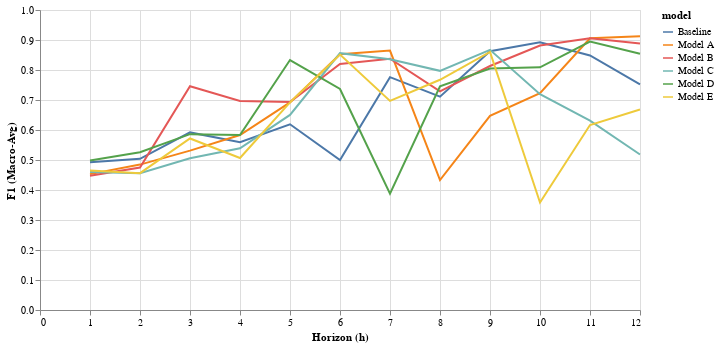

The code cell stored with this chart in its notebook:
### Code cell
# Plot f1
clf_f1_plot = (
    alt.Chart(clf_results_df)
    .mark_line()
    .encode(
        x=alt.X("horizon:Q", title="Horizon (h)", scale=alt.Scale(domain=[0, 12])),
        y=alt.Y("f1-macro:Q", title="F1 (Macro-Avg)"),
        color="model",
    )
    .properties(width=600)
)

clf_f1_plot

### Figure 1 — Vega-Lite specification as saved in the notebook (floating-point values rounded to 4 significant figures)
{"config": {"view": {"continuousWidth": 400, "continuousHeight": 300}}, "data": {"name": "data-178fcd1d249b79d38a4f5a1387b2bf1f"}, "mark": "line", "encoding": {"color": {"field": "model", "type": "nominal"}, "x": {"field": "horizon", "scale": {"domain": [0, 12]}, "title": "Horizon (h)", "type": "quantitative"}, "y": {"field": "f1-macro", "title": "F1 (Macro-Avg)", "type": "quantitative"}}, "width": 600, "$schema": "https://vega.github.io/schema/vega-lite/v4.17.0.json", "datasets": {"data-178fcd1d249b79d38a4f5a1387b2bf1f": [{"model": "Baseline", "horizon": 1, "accuracy": 0.4922, "f1-macro": 0.4922}, {"model": "Model A", "horizon": 1, "accuracy": 0.4724, "f1-macro": 0.4529}, {"model": "Model B", "horizon": 1, "accuracy": 0.5, "f1-macro": 0.4473}, {"model": "Model C", "horizon": 1, "accuracy": 0.48, "f1-macro": 0.4601}, {"model": "Model D", "horizon": 1, "accuracy": 0.5152, "f1-macro": 0.4986}, {"model": "Model E", "horizon": 1, "accuracy": 0.4884, "f1-macro": 0.4649}, {"model": "Baseline", "horizon": 2, "accuracy": 0.5039, "f1-macro": 0.5039}, {"model": "Model A", "horizon": 2, "accuracy": 0.5159, "f1-macro": 0.4847}, {"model": "Model B", "horizon": 2, "accuracy": 0.5149, "f1-macro": 0.4749}, {"model": "Model C", "horizon": 2, "accuracy": 0.4922, "f1-macro": 0.456}, {"model": "Model D", "horizon": 2, "accuracy": 0.5414, "f1-macro": 0.5259}, {"model": "Model E", "horizon": 2, "accuracy": 0.4922, "f1-macro": 0.456}, {"model": "Baseline", "horizon": 3, "accuracy": 0.592, "f1-macro": 0.592}, {"model": "Model A", "horizon": 3, "accuracy": 0.568, "f1-macro": 0.5312}, {"model": "Model B", "horizon": 3, "accuracy": 0.763, "f1-macro": 0.7459}, {"model": "Model C", "horizon": 3, "accuracy": 0.5433, "f1-macro": 0.5058}, {"model": "Model D", "horizon": 3, "accuracy": 0.6489, "f1-macro": 0.5861}, {"model": "Model E", "horizon": 3, "accuracy": 0.6231, "f1-macro": 0.5718}, {"model": "Baseline", "horizon": 4, "accuracy": 0.5591, "f1-macro": 0.5591}, {"model": "Model A", "horizon": 4, "accuracy": 0.6154, "f1-macro": 0.5834}, {"model": "Model B", "horizon": 4, "accuracy": 0.7099, "f1-macro": 0.6971}, {"model": "Model C", "horizon": 4, "accuracy": 0.5635, "f1-macro": 0.5391}, {"model": "Model D", "horizon": 4, "accuracy": 0.6154, "f1-macro": 0.5834}, {"model": "Model E", "horizon": 4, "accuracy": 0.528, "f1-macro": 0.5067}, {"model": "Baseline", "horizon": 5, "accuracy": 0.619, "f1-macro": 0.619}, {"model": "Model A", "horizon": 5, "accuracy": 0.7252, "f1-macro": 0.692}, {"model": "Model B", "horizon": 5, "accuracy": 0.7154, "f1-macro": 0.6931}, {"model": "Model C", "horizon": 5, "accuracy": 0.6667, "f1-macro": 0.6502}, {"model": "Model D", "horizon": 5, "accuracy": 0.8433, "f1-macro": 0.8332}, {"model": "Model E", "horizon": 5, "accuracy": 0.7252, "f1-macro": 0.692}, {"model": "Baseline", "horizon": 6, "accuracy": 0.5, "f1-macro": 0.5}, {"model": "Model A", "horizon": 6, "accuracy": 0.8571, "f1-macro": 0.8523}, {"model": "Model B", "horizon": 6, "accuracy": 0.8258, "f1-macro": 0.8203}, {"model": "Model C", "horizon": 6, "accuracy": 0.8636, "f1-macro": 0.8562}, {"model": "Model D", "horizon": 6, "accuracy": 0.7556, "f1-macro": 0.7368}, {"model": "Model E", "horizon": 6, "accuracy": 0.8571, "f1-macro": 0.8515}, {"model": "Baseline", "horizon": 7, "accuracy": 0.7761, "f1-macro": 0.7761}, {"model": "Model A", "horizon": 7, "accuracy": 0.8712, "f1-macro": 0.8647}, {"model": "Model B", "horizon": 7, "accuracy": 0.8421, "f1-macro": 0.8377}, {"model": "Model C", "horizon": 7, "accuracy": 0.8421, "f1-macro": 0.8358}, {"model": "Model D", "horizon": 7, "accuracy": 0.4706, "f1-macro": 0.3878}, {"model": "Model E", "horizon": 7, "accuracy": 0.7143, "f1-macro": 0.6971}, {"model": "Baseline", "horizon": 8, "accuracy": 0.7111, "f1-macro": 0.7111}, {"model": "Model A", "horizon": 8, "accuracy": 0.5294, "f1-macro": 0.4333}, {"model": "Model B", "horizon": 8, "accuracy": 0.746, "f1-macro": 0.7285}, {"model": "Model C", "horizon": 8, "accuracy": 0.8244, "f1-macro": 0.7972}, {"model": "Model D", "horizon": 8, "accuracy": 0.7619, "f1-macro": 0.7455}, {"model": "Model E", "horizon": 8, "accuracy": 0.7795, "f1-macro": 0.7674}, {"model": "Baseline", "horizon": 9, "accuracy": 0.8626, "f1-macro": 0.8626}, {"model": "Model A", "horizon": 9, "accuracy": 0.6815, "f1-macro": 0.6473}, {"model": "Model B", "horizon": 9, "accuracy": 0.8281, "f1-macro": 0.8134}, {"model": "Model C", "horizon": 9, "accuracy": 0.8846, "f1-macro": 0.8673}, {"model": "Model D", "horizon": 9, "accuracy": 0.8189, "f1-macro": 0.8049}, {"model": "Model E", "horizon": 9, "accuracy": 0.8712, "f1-macro": 0.8602}, {"model": "Baseline", "horizon": 10, "accuracy": 0.8923, "f1-macro": 0.8923}, {"model": "Model A", "horizon": 10, "accuracy": 0.7537, "f1-macro": 0.7224}, {"model": "Model B", "horizon": 10, "accuracy": 0.8915, "f1-macro": 0.8817}, {"model": "Model C", "horizon": 10, "accuracy": 0.7537, "f1-macro": 0.7192}, {"model": "Model D", "horizon": 10, "accuracy": 0.824, "f1-macro": 0.809}, {"model": "Model E", "horizon": 10, "accuracy": 0.4632, "f1-macro": 0.3583}, {"model": "Baseline", "horizon": 11, "accuracy": 0.8485, "f1-macro": 0.8485}, {"model": "Model A", "horizon": 11, "accuracy": 0.9147, "f1-macro": 0.9057}, {"model": "Model B", "horizon": 11, "accuracy": 0.9134, "f1-macro": 0.9058}, {"model": "Model C", "horizon": 11, "accuracy": 0.6667, "f1-macro": 0.6309}, {"model": "Model D", "horizon": 11, "accuracy": 0.9062, "f1-macro": 0.8949}, {"model": "Model E", "horizon": 11, "accuracy": 0.6593, "f1-macro": 0.6167}, {"model": "Baseline", "horizon": 12, "accuracy": 0.7519, "f1-macro": 0.7519}, {"model": "Model A", "horizon": 12, "accuracy": 0.9219, "f1-macro": 0.9124}, {"model": "Model B", "horizon": 12, "accuracy": 0.896, "f1-macro": 0.8887}, {"model": "Model C", "horizon": 12, "accuracy": 0.5735, "f1-macro": 0.5184}, {"model": "Model D", "horizon": 12, "accuracy": 0.8682, "f1-macro": 0.8542}, {"model": "Model E", "horizon": 12, "accuracy": 0.709, "f1-macro": 0.6681}]}}
